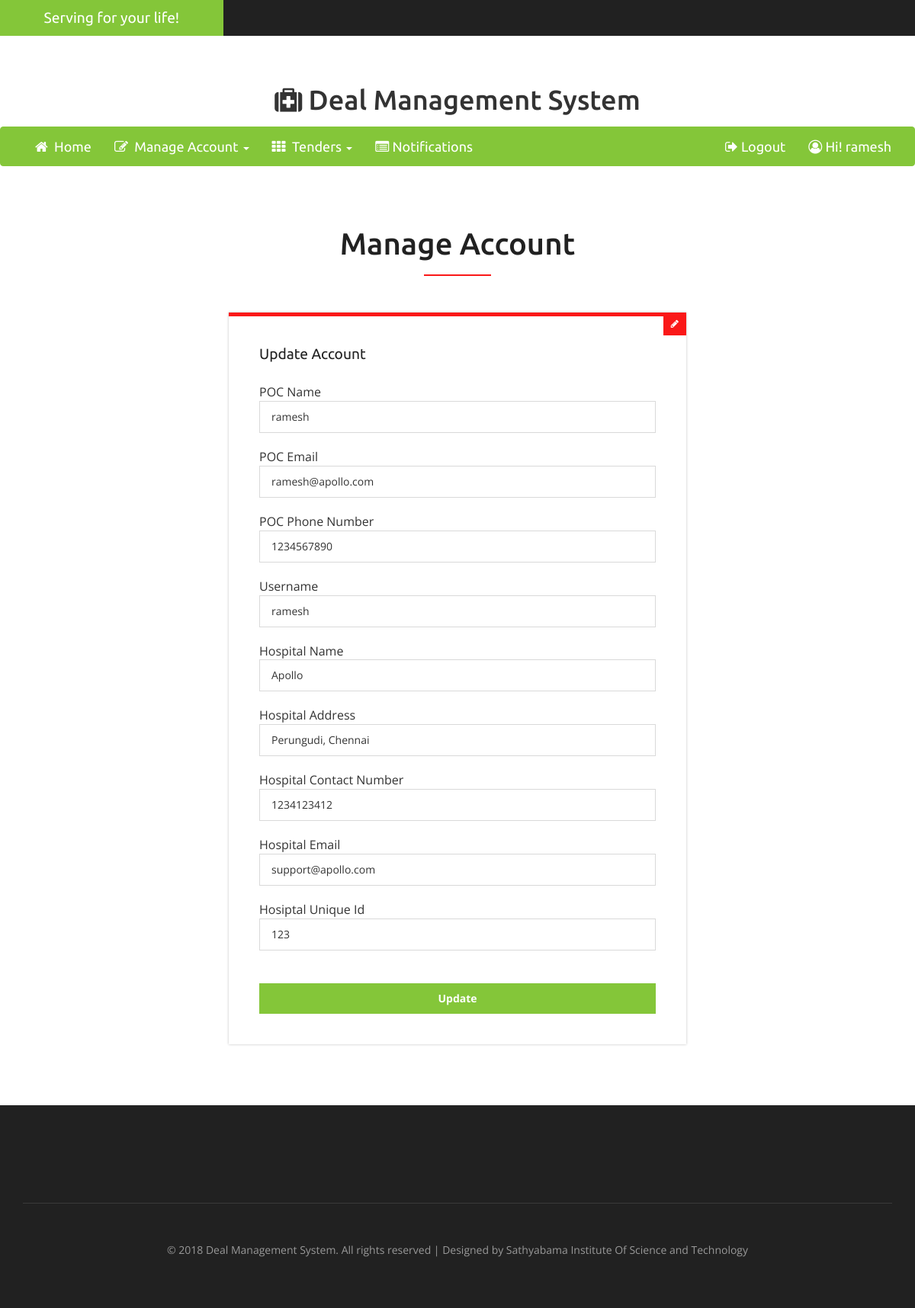
Page /updateHosAcc.php (signed in) on the committed database.
### tables this page shows
CREATE TABLE `hospital_table` (
  `hospital_id` int(11) NOT NULL,
  `hospital_name` varchar(255) NOT NULL,
  `hospital_phone_no` varchar(20) NOT NULL,
  `hospital_mail_id` varchar(50) NOT NULL,
  `login_id` int(11) NOT NULL,
  `hospital_unique_number` varchar(50) NOT NULL,
  `hospital_address` varchar(255) NOT NULL,
  `poc_name` varchar(50) NOT NULL,
  `poc_phone_no` varchar(20) NOT NULL,
  `poc_email` varchar(50) NOT NULL,
  `createdAt` datetime NOT NULL,
  `updatedAt` datetime NOT NULL
);

### updateHosAcc.php (the view, shortened to what this page needs)
<?php
    if (isset($_SESSION['username']) && $_SESSION['role']!="1") {
        	header('location: login.php');
        	die;
    } else {
        $username = $_SESSION["username"];
include_once('include/head.inc.php');?>
<body>
<?php include_once('include/upper_nav.inc.php'); ?>
<?php include_once('include/nav2.inc.php'); ?>
		<div class="w3_login">
			<h3>Manage Account</h3>
			<div class="w3_login_module">
				<div class="module form-module">
				  <div class="toggle"><i class="fa fa-times fa-pencil"></i>
				  </div>
				  <div class="form">
					<h2>Update Account</h2>
					<?php
					include_once('php/config.php');
	            	$query='SELECT h.* FROM hospital_table h INNER JOIN logintable l ON h.login_id=l.login_id where l.username="'.$username.'"';
	            	$result=mysqli_query($conn, $query);
	            	$row=mysqli_fetch_array($result);
					?>
					<form onsubmit="return validate()"action="php/manageacchos_controller.php" method="POST">
					  POC Name<input type="text" name="name" id="name" placeholder="Name" value="<?php echo $row['poc_name']?>" required=" ">
					  POC Email<input type="text" name="email" id="email" placeholder="Email Address" value="<?php echo $row['poc_email']?>" required=" ">
					  POC Phone Number<input type="text" name="phone" id="phone" placeholder="Phone Number" value="<?php echo $row['poc_phone_no']?>" required=" ">
					  Username<input type="text" name="username" id="username" placeholder="Username" value="<?php echo $username?>" required=" " onblur="checkUsernameAvail()"><span2 id="uname_check" style="display:none; padding-bottom: 10px "></span2>
				      	Hospital Name<input type="text" name="hname" id="hname" placeholder="Hospital Name" value="<?php echo $row['hospital_name']?>" required=" ">
				      	Hospital Address<input type="text" name="haddress" id="haddress" placeholder="Address" value="<?php echo $row['hospital_address']?>" required=" ">
				      	Hospital Contact Number<input type="text" name="hphone" id="hphone" placeholder="Hospital Contact Detail"  value="<?php echo $row['hospital_phone_no']?>" required=" ">
				      	Hospital Email<input type="text" name="hemail" id="hemail" placeholder="Hospital Email Address" value="<?php echo $row['hospital_mail_id']?>" required=" ">
				      	Hosiptal Unique Id<input type="text" name="uid" id="uid" placeholder="Unique Identification Number" value="<?php echo $row['hospital_unique_number']?>" required=" ">
						<br>
				  	  <input type="submit" value="Update" name="submit">
					</form>
				  </div>
				</div>
			</div>
		</div>
		<?php include_once('include/footer.inc.php'); ?>
</body>
</html>
<?php }?>

### rows in the picture
hospital_table: name "ramesh", email "ramesh@apollo.com", phone "1234567890", hname "Apollo", haddress "Perungudi, Chennai", hphone "1234123412", hemail "support@apollo.com", uid "123"

### other values in the picture
$username "ramesh"
